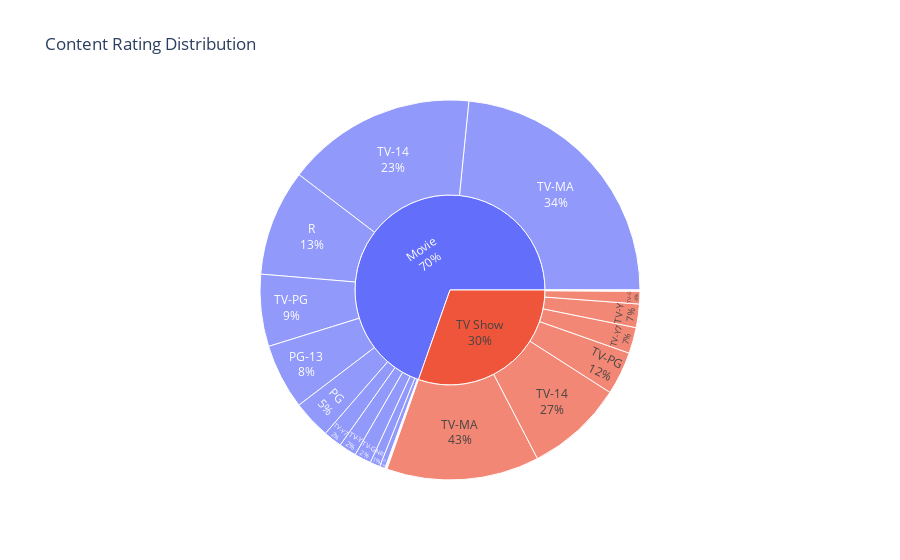

Write notebook code for a chart like this one.
### Code cell
fig6 = px.sunburst(df, path=['content_type', 'rating'], title='Content Rating Distribution')
fig6.update_traces(textinfo='label+percent parent')
fig6.show()

### Figure 1 — Plotly figure (JSON) as saved in the notebook; plotly's stock layout.template omitted (floating-point values rounded to 4 significant figures)
{"data": [{"branchvalues": "total", "domain": {"x": [0, 1], "y": [0, 1]}, "hovertemplate": "labels=%{label}<br>count=%{value}<br>parent=%{parent}<br>id=%{id}<extra></extra>", "ids": ["Movie/PG-13", "TV Show/TV-MA", "Movie/PG", "Movie/TV-MA", "TV Show/TV-14", "Movie/TV-PG", "Movie/TV-14", "Movie/TV-Y", "TV Show/TV-Y7", "Movie/R", "TV Show/TV-PG", "TV Show/TV-Y", "TV Show/TV-G", "Movie/TV-G", "Movie/TV-Y7", "Movie/G", "TV Show/R", "Movie/NC-17", "Movie/74 min", "Movie/84 min", "Movie/66 min", "Movie/NR", "Movie/Unknown", "Movie/TV-Y7-FV", "TV Show/NR", "TV Show/Unknown", "Movie/UR", "TV Show/TV-Y7-FV", "Movie", "TV Show"], "labels": ["PG-13", "TV-MA", "PG", "TV-MA", "TV-14", "TV-PG", "TV-14", "TV-Y", "TV-Y7", "R", "TV-PG", "TV-Y", "TV-G", "TV-G", "TV-Y7", "G", "R", "NC-17", "74 min", "84 min", "66 min", "NR", "Unknown", "TV-Y7-FV", "NR", "Unknown", "UR", "TV-Y7-FV", "Movie", "TV Show"], "name": "", "parents": ["Movie", "TV Show", "Movie", "Movie", "TV Show", "Movie", "Movie", "Movie", "TV Show", "Movie", "TV Show", "TV Show", "TV Show", "Movie", "Movie", "Movie", "TV Show", "Movie", "Movie", "Movie", "Movie", "Movie", "Movie", "Movie", "TV Show", "TV Show", "Movie", "TV Show", "", ""], "textinfo": "label+percent parent", "type": "sunburst", "values": [490, 1145, 287, 2062, 733, 540, 1427, 131, 195, 797, 323, 176, 94, 126, 139, 41, 2, 3, 1, 1, 1, 75, 2, 5, 5, 2, 3, 1, 6131, 2676]}], "layout": {"legend": {"tracegroupgap": 0}, "title": {"text": "Content Rating Distribution"}}}
